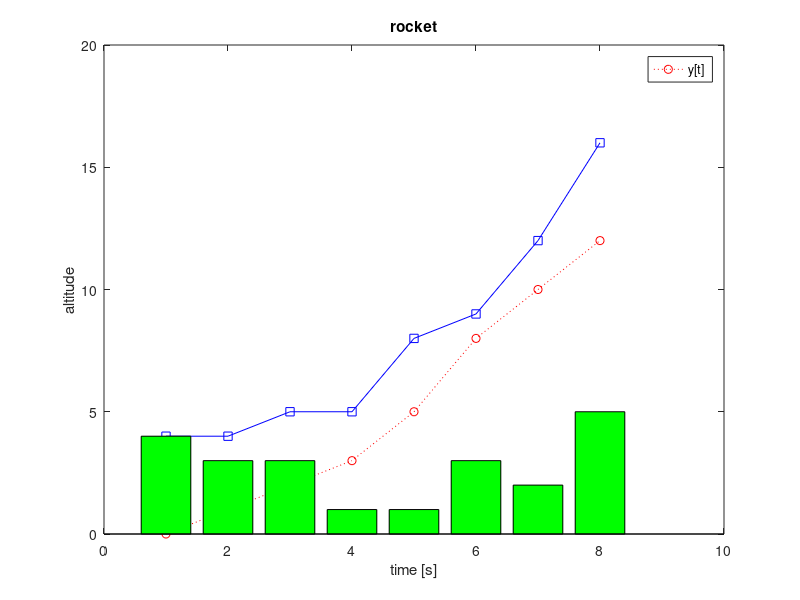

The MATLAB source for this figure:
%---------------------------------------
%http://youtu.be/tRIBYADPi-g
x=1:8
y=[0,1,2,3,5,8,10,12]
plot(x,y)

%3rd arg is the format!

%"magenta dotteted line square markers
plot(x,y,'m:s')

%green dash star
plot(x,y,'g--*')

%red solid no marker
plot(x,y,'r-')


%multiplot

%line 1
plot(x,y,'r:o')
%add one more line! use hold on syntax
hold on
y2=[4,4,5,5,8,9,12,16]
%line 2
plot(x,y2,'b-s')

hold on
y3=[4,3,3,1,1,3,2,5]
bar(x,y3,'green')

%--------------------------------
%http://youtu.be/FrdDpW52b5Q
% annotation 

xlabel('time [s]')
ylabel('altitude')
title('rocket')
legend('y[t]')












